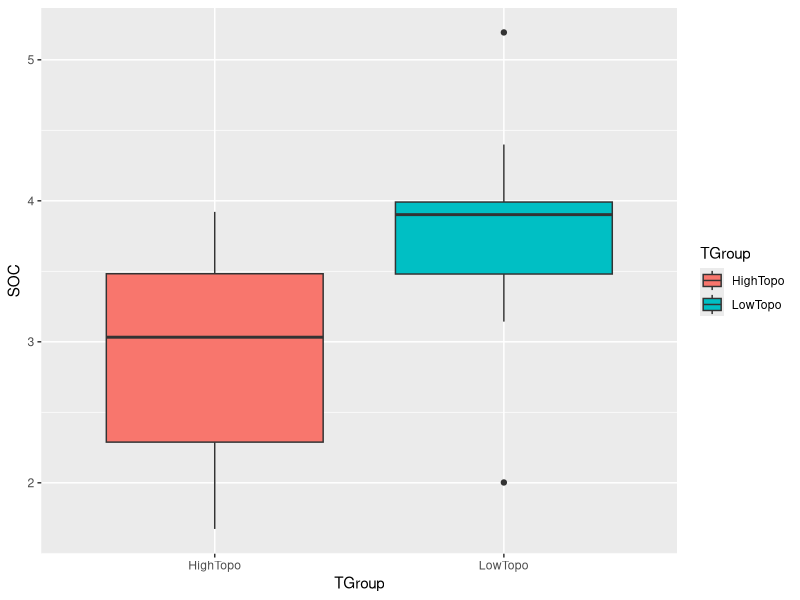

This figure's R source:
# Homework seven R code
# 28 Feb 2024
# Molly Ratliff

library(ggplot2)

# size, mean, and variance of data
nName <- c("LowTopo","HighTopo") 
nSize <- c(9,9)
nMean <- c(3.397,2.685) 
nSD <- c(0.75,0.75)

# data frame setup
ID <- 1:(sum(nSize))
SOC <- c(rnorm(n=nSize[1],mean=nMean[1],sd=nSD[1]),
            rnorm(n=nSize[2],mean=nMean[2],sd=nSD[2]))
TGroup <- rep(nName,nSize)
ANOdata <- data.frame(ID,TGroup,SOC)
str(ANOdata)
print(ANOdata)

# model
ANOmodel <- aov(SOC~TGroup,data=ANOdata)
print(summary(ANOmodel))
z <- summary(ANOmodel)
str(z)
aggregate(SOC~TGroup,data=ANOdata,FUN=mean)

# plot
ANOPlot <- ggplot(data=ANOdata) +
  aes(x=TGroup,y=SOC,fill=TGroup) +
  geom_boxplot()
print(ANOPlot)


